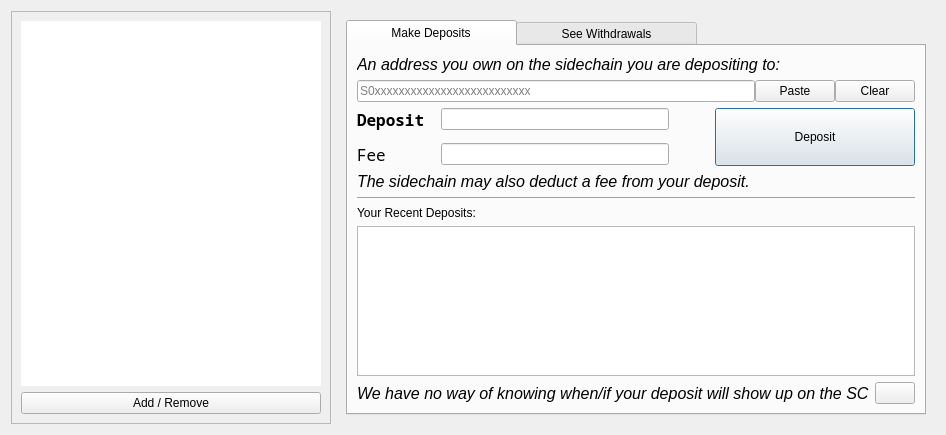
<?xml version="1.0" encoding="UTF-8"?>
<ui version="4.0">
 <class>SidechainPage</class>
 <widget class="QWidget" name="SidechainPage">
  <property name="geometry">
   <rect>
    <x>0</x>
    <y>0</y>
    <width>936</width>
    <height>435</height>
   </rect>
  </property>
  <property name="windowTitle">
   <string>Form</string>
  </property>
  <layout class="QHBoxLayout" name="horizontalLayout">
   <item>
    <widget class="QFrame" name="frame_3">
     <property name="frameShape">
      <enum>QFrame::StyledPanel</enum>
     </property>
     <property name="frameShadow">
      <enum>QFrame::Raised</enum>
     </property>
     <layout class="QVBoxLayout" name="verticalLayout_10">
      <item>
       <widget class="QListWidget" name="listWidgetSidechains">
        <property name="sizePolicy">
         <sizepolicy hsizetype="Maximum" vsizetype="Expanding">
          <horstretch>0</horstretch>
          <verstretch>0</verstretch>
         </sizepolicy>
        </property>
        <property name="minimumSize">
         <size>
          <width>300</width>
          <height>0</height>
         </size>
        </property>
        <property name="maximumSize">
         <size>
          <width>16777215</width>
          <height>16777215</height>
         </size>
        </property>
        <property name="font">
         <font>
          <family>Noto Mono</family>
          <pointsize>18</pointsize>
         </font>
        </property>
        <property name="frameShape">
         <enum>QFrame::NoFrame</enum>
        </property>
        <property name="lineWidth">
         <number>0</number>
        </property>
        <property name="verticalScrollBarPolicy">
         <enum>Qt::ScrollBarAlwaysOff</enum>
        </property>
        <property name="horizontalScrollBarPolicy">
         <enum>Qt::ScrollBarAsNeeded</enum>
        </property>
        <property name="editTriggers">
         <set>QAbstractItemView::NoEditTriggers</set>
        </property>
        <property name="showDropIndicator" stdset="0">
         <bool>false</bool>
        </property>
        <property name="selectionBehavior">
         <enum>QAbstractItemView::SelectRows</enum>
        </property>
        <property name="wordWrap">
         <bool>true</bool>
        </property>
       </widget>
      </item>
      <item>
       <widget class="QPushButton" name="pushButtonAddRemove">
        <property name="text">
         <string>Add / Remove</string>
        </property>
        <property name="icon">
         <iconset resource="../drivenet.qrc">
          <normaloff>:/icons/options</normaloff>:/icons/options</iconset>
        </property>
        <property name="iconSize">
         <size>
          <width>32</width>
          <height>32</height>
         </size>
        </property>
       </widget>
      </item>
     </layout>
    </widget>
   </item>
   <item>
    <widget class="QStackedWidget" name="stackedWidgetSecondary">
     <property name="lineWidth">
      <number>0</number>
     </property>
     <property name="currentIndex">
      <number>0</number>
     </property>
     <widget class="QWidget" name="page_3">
      <layout class="QVBoxLayout" name="verticalLayout_11">
       <item>
        <widget class="QTabWidget" name="tabWidget">
         <property name="tabShape">
          <enum>QTabWidget::Rounded</enum>
         </property>
         <property name="currentIndex">
          <number>0</number>
         </property>
         <widget class="QWidget" name="tab_3">
          <attribute name="title">
           <string>          Make Deposits          </string>
          </attribute>
          <layout class="QVBoxLayout" name="verticalLayout">
           <item>
            <widget class="QLabel" name="label_2">
             <property name="font">
              <font>
               <pointsize>12</pointsize>
               <italic>true</italic>
              </font>
             </property>
             <property name="text">
              <string>An address you own on the sidechain you are depositing to:</string>
             </property>
            </widget>
           </item>
           <item>
            <layout class="QGridLayout" name="gridLayout">
             <item row="3" column="0">
              <layout class="QHBoxLayout" name="horizontalLayoutAmount" stretch="0,0,0,0">
               <item>
                <widget class="QLabel" name="label">
                 <property name="font">
                  <font>
                   <family>Noto Sans Mono</family>
                   <pointsize>12</pointsize>
                   <weight>75</weight>
                   <bold>true</bold>
                  </font>
                 </property>
                 <property name="text">
                  <string>Deposit</string>
                 </property>
                </widget>
               </item>
               <item>
                <spacer name="horizontalSpacer">
                 <property name="orientation">
                  <enum>Qt::Horizontal</enum>
                 </property>
                 <property name="sizeType">
                  <enum>QSizePolicy::Fixed</enum>
                 </property>
                 <property name="sizeHint" stdset="0">
                  <size>
                   <width>10</width>
                   <height>20</height>
                  </size>
                 </property>
                </spacer>
               </item>
               <item>
                <widget class="BitcoinAmountField" name="payAmount">
                 <property name="sizePolicy">
                  <sizepolicy hsizetype="MinimumExpanding" vsizetype="Fixed">
                   <horstretch>0</horstretch>
                   <verstretch>0</verstretch>
                  </sizepolicy>
                 </property>
                </widget>
               </item>
               <item>
                <spacer name="horizontalSpacer_3">
                 <property name="orientation">
                  <enum>Qt::Horizontal</enum>
                 </property>
                 <property name="sizeType">
                  <enum>QSizePolicy::Preferred</enum>
                 </property>
                 <property name="sizeHint" stdset="0">
                  <size>
                   <width>40</width>
                   <height>20</height>
                  </size>
                 </property>
                </spacer>
               </item>
              </layout>
             </item>
             <item row="1" column="0" colspan="2">
              <layout class="QHBoxLayout" name="payToLayout">
               <property name="spacing">
                <number>0</number>
               </property>
               <item>
                <widget class="QValidatedLineEdit" name="payTo">
                 <property name="toolTip">
                  <string>The DriveNet address to send the payment to</string>
                 </property>
                 <property name="text">
                  <string/>
                 </property>
                 <property name="placeholderText">
                  <string>S0xxxxxxxxxxxxxxxxxxxxxxxxxx</string>
                 </property>
                </widget>
               </item>
               <item>
                <widget class="QPushButton" name="pushButtonPaste">
                 <property name="text">
                  <string>Paste</string>
                 </property>
                 <property name="icon">
                  <iconset resource="../drivenet.qrc">
                   <normaloff>:/icons/editpaste</normaloff>:/icons/editpaste</iconset>
                 </property>
                 <property name="iconSize">
                  <size>
                   <width>32</width>
                   <height>32</height>
                  </size>
                 </property>
                </widget>
               </item>
               <item>
                <widget class="QPushButton" name="pushButtonClear">
                 <property name="text">
                  <string>Clear</string>
                 </property>
                 <property name="icon">
                  <iconset resource="../drivenet.qrc">
                   <normaloff>:/icons/remove</normaloff>:/icons/remove</iconset>
                 </property>
                 <property name="iconSize">
                  <size>
                   <width>32</width>
                   <height>32</height>
                  </size>
                 </property>
                </widget>
               </item>
              </layout>
             </item>
             <item row="3" column="1" rowspan="3">
              <widget class="QPushButton" name="pushButtonDeposit">
               <property name="sizePolicy">
                <sizepolicy hsizetype="Maximum" vsizetype="Minimum">
                 <horstretch>0</horstretch>
                 <verstretch>0</verstretch>
                </sizepolicy>
               </property>
               <property name="minimumSize">
                <size>
                 <width>200</width>
                 <height>0</height>
                </size>
               </property>
               <property name="text">
                <string>Deposit</string>
               </property>
               <property name="icon">
                <iconset resource="../drivenet.qrc">
                 <normaloff>:/icons/send</normaloff>:/icons/send</iconset>
               </property>
               <property name="iconSize">
                <size>
                 <width>32</width>
                 <height>32</height>
                </size>
               </property>
               <property name="default">
                <bool>true</bool>
               </property>
              </widget>
             </item>
             <item row="5" column="0">
              <layout class="QHBoxLayout" name="horizontalLayoutAmount_3" stretch="0,0,0,0">
               <item>
                <widget class="QLabel" name="label_3">
                 <property name="font">
                  <font>
                   <family>Noto Sans Mono</family>
                   <pointsize>12</pointsize>
                   <weight>50</weight>
                   <bold>false</bold>
                  </font>
                 </property>
                 <property name="text">
                  <string>Fee    </string>
                 </property>
                </widget>
               </item>
               <item>
                <spacer name="horizontalSpacer_2">
                 <property name="orientation">
                  <enum>Qt::Horizontal</enum>
                 </property>
                 <property name="sizeType">
                  <enum>QSizePolicy::Fixed</enum>
                 </property>
                 <property name="sizeHint" stdset="0">
                  <size>
                   <width>10</width>
                   <height>20</height>
                  </size>
                 </property>
                </spacer>
               </item>
               <item>
                <widget class="BitcoinAmountField" name="feeAmount">
                 <property name="sizePolicy">
                  <sizepolicy hsizetype="MinimumExpanding" vsizetype="Fixed">
                   <horstretch>0</horstretch>
                   <verstretch>0</verstretch>
                  </sizepolicy>
                 </property>
                </widget>
               </item>
               <item>
                <spacer name="horizontalSpacer_4">
                 <property name="orientation">
                  <enum>Qt::Horizontal</enum>
                 </property>
                 <property name="sizeType">
                  <enum>QSizePolicy::Preferred</enum>
                 </property>
                 <property name="sizeHint" stdset="0">
                  <size>
                   <width>40</width>
                   <height>20</height>
                  </size>
                 </property>
                </spacer>
               </item>
              </layout>
             </item>
            </layout>
           </item>
           <item>
            <widget class="QLabel" name="label_4">
             <property name="font">
              <font>
               <pointsize>12</pointsize>
               <italic>true</italic>
              </font>
             </property>
             <property name="text">
              <string>The sidechain may also deduct a fee from your deposit.</string>
             </property>
            </widget>
           </item>
           <item>
            <widget class="Line" name="line">
             <property name="orientation">
              <enum>Qt::Horizontal</enum>
             </property>
            </widget>
           </item>
           <item>
            <layout class="QHBoxLayout" name="horizontalLayout_3">
             <item>
              <widget class="QLabel" name="label_7">
               <property name="text">
                <string>Your Recent Deposits:</string>
               </property>
              </widget>
             </item>
            </layout>
           </item>
           <item>
            <widget class="QTableWidget" name="tableWidgetRecentDeposits"/>
           </item>
           <item>
            <layout class="QHBoxLayout" name="horizontalLayout_4">
             <item>
              <widget class="QLabel" name="label_8">
               <property name="font">
                <font>
                 <pointsize>12</pointsize>
                 <italic>true</italic>
                </font>
               </property>
               <property name="text">
                <string>We have no way of knowing when/if your deposit will show up on the SC</string>
               </property>
              </widget>
             </item>
             <item>
              <widget class="QPushButton" name="pushButtonRecentDepositHelp">
               <property name="sizePolicy">
                <sizepolicy hsizetype="Maximum" vsizetype="Fixed">
                 <horstretch>0</horstretch>
                 <verstretch>0</verstretch>
                </sizepolicy>
               </property>
               <property name="text">
                <string/>
               </property>
               <property name="icon">
                <iconset resource="../drivenet.qrc">
                 <normaloff>:/icons/transaction_0</normaloff>:/icons/transaction_0</iconset>
               </property>
              </widget>
             </item>
             <item>
              <spacer name="horizontalSpacer_6">
               <property name="orientation">
                <enum>Qt::Horizontal</enum>
               </property>
               <property name="sizeHint" stdset="0">
                <size>
                 <width>40</width>
                 <height>20</height>
                </size>
               </property>
              </spacer>
             </item>
            </layout>
           </item>
          </layout>
         </widget>
         <widget class="QWidget" name="tab">
          <attribute name="title">
           <string>          See Withdrawals          </string>
          </attribute>
          <layout class="QVBoxLayout" name="verticalLayout_4">
           <item>
            <layout class="QHBoxLayout" name="horizontalLayout_2">
             <item>
              <widget class="QLabel" name="label_5">
               <property name="text">
                <string>Double-click for details</string>
               </property>
              </widget>
             </item>
             <item>
              <widget class="QPushButton" name="pushButtonWTDoubleClickHelp">
               <property name="sizePolicy">
                <sizepolicy hsizetype="Maximum" vsizetype="Fixed">
                 <horstretch>0</horstretch>
                 <verstretch>0</verstretch>
                </sizepolicy>
               </property>
               <property name="text">
                <string/>
               </property>
               <property name="icon">
                <iconset resource="../drivenet.qrc">
                 <normaloff>:/icons/transaction_0</normaloff>:/icons/transaction_0</iconset>
               </property>
               <property name="iconSize">
                <size>
                 <width>32</width>
                 <height>32</height>
                </size>
               </property>
              </widget>
             </item>
             <item>
              <spacer name="horizontalSpacer_5">
               <property name="orientation">
                <enum>Qt::Horizontal</enum>
               </property>
               <property name="sizeHint" stdset="0">
                <size>
                 <width>40</width>
                 <height>20</height>
                </size>
               </property>
              </spacer>
             </item>
             <item>
              <widget class="QPushButton" name="pushButtonWTPrimeVote">
               <property name="text">
                <string>ACK WT^(s)</string>
               </property>
              </widget>
             </item>
            </layout>
           </item>
           <item>
            <widget class="QTableView" name="tableViewWT">
             <property name="sizePolicy">
              <sizepolicy hsizetype="Expanding" vsizetype="Expanding">
               <horstretch>0</horstretch>
               <verstretch>0</verstretch>
              </sizepolicy>
             </property>
             <property name="frameShape">
              <enum>QFrame::NoFrame</enum>
             </property>
            </widget>
           </item>
          </layout>
         </widget>
        </widget>
       </item>
      </layout>
     </widget>
     <widget class="QWidget" name="page_4">
      <layout class="QVBoxLayout" name="verticalLayout_12">
       <item>
        <widget class="QLabel" name="label_6">
         <property name="frameShape">
          <enum>QFrame::NoFrame</enum>
         </property>
         <property name="text">
          <string>&lt;html&gt;&lt;head/&gt;&lt;body&gt;&lt;p&gt;Sorry, no sidechains have been activated yet. &lt;/p&gt;&lt;p&gt;Please check back later!&lt;/p&gt;&lt;/body&gt;&lt;/html&gt;</string>
         </property>
         <property name="scaledContents">
          <bool>false</bool>
         </property>
         <property name="wordWrap">
          <bool>true</bool>
         </property>
        </widget>
       </item>
      </layout>
     </widget>
    </widget>
   </item>
  </layout>
 </widget>
 <customwidgets>
  <customwidget>
   <class>QValidatedLineEdit</class>
   <extends>QLineEdit</extends>
   <header>qt/qvalidatedlineedit.h</header>
  </customwidget>
  <customwidget>
   <class>BitcoinAmountField</class>
   <extends>QLineEdit</extends>
   <header>qt/drivenetamountfield.h</header>
   <container>1</container>
  </customwidget>
 </customwidgets>
 <resources>
  <include location="../drivenet.qrc"/>
 </resources>
 <connections/>
</ui>
